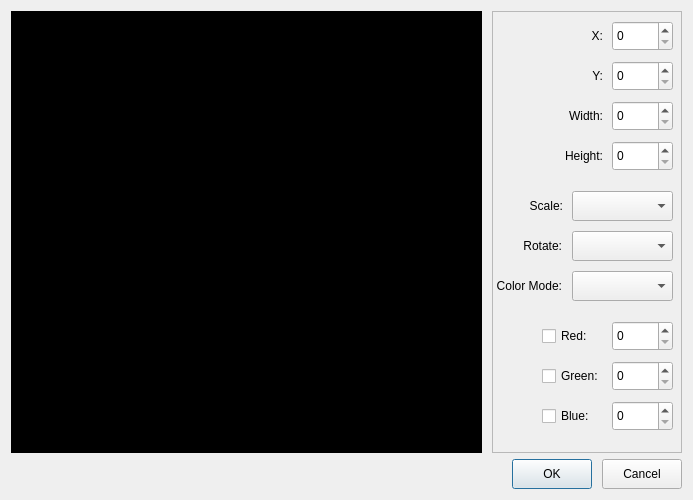
<?xml version="1.0" encoding="UTF-8"?>
<ui version="4.0">
 <class>PictureEditor</class>
 <widget class="QDialog" name="PictureEditor">
  <property name="geometry">
   <rect>
    <x>0</x>
    <y>0</y>
    <width>693</width>
    <height>500</height>
   </rect>
  </property>
  <property name="windowTitle">
   <string>Picture Editor</string>
  </property>
  <layout class="QVBoxLayout" name="verticalLayout">
   <item>
    <layout class="QHBoxLayout" name="layoutAttr">
     <property name="spacing">
      <number>10</number>
     </property>
     <item>
      <widget class="QScrollArea" name="scroll">
       <property name="palette">
        <palette>
         <active>
          <colorrole role="Base">
           <brush brushstyle="SolidPattern">
            <color alpha="255">
             <red>51</red>
             <green>51</green>
             <blue>51</blue>
            </color>
           </brush>
          </colorrole>
          <colorrole role="Window">
           <brush brushstyle="SolidPattern">
            <color alpha="255">
             <red>0</red>
             <green>0</green>
             <blue>0</blue>
            </color>
           </brush>
          </colorrole>
         </active>
         <inactive>
          <colorrole role="Base">
           <brush brushstyle="SolidPattern">
            <color alpha="255">
             <red>51</red>
             <green>51</green>
             <blue>51</blue>
            </color>
           </brush>
          </colorrole>
          <colorrole role="Window">
           <brush brushstyle="SolidPattern">
            <color alpha="255">
             <red>0</red>
             <green>0</green>
             <blue>0</blue>
            </color>
           </brush>
          </colorrole>
         </inactive>
         <disabled>
          <colorrole role="Base">
           <brush brushstyle="SolidPattern">
            <color alpha="255">
             <red>0</red>
             <green>0</green>
             <blue>0</blue>
            </color>
           </brush>
          </colorrole>
          <colorrole role="Window">
           <brush brushstyle="SolidPattern">
            <color alpha="255">
             <red>0</red>
             <green>0</green>
             <blue>0</blue>
            </color>
           </brush>
          </colorrole>
         </disabled>
        </palette>
       </property>
       <property name="frameShadow">
        <enum>QFrame::Plain</enum>
       </property>
       <property name="alignment">
        <set>Qt::AlignCenter</set>
       </property>
       <widget class="QWidget" name="picture">
        <property name="geometry">
         <rect>
          <x>203</x>
          <y>188</y>
          <width>64</width>
          <height>64</height>
         </rect>
        </property>
       </widget>
      </widget>
     </item>
     <item>
      <widget class="QFrame" name="attr">
       <property name="minimumSize">
        <size>
         <width>190</width>
         <height>0</height>
        </size>
       </property>
       <property name="frameShape">
        <enum>QFrame::StyledPanel</enum>
       </property>
       <widget class="QSpinBox" name="x">
        <property name="geometry">
         <rect>
          <x>120</x>
          <y>10</y>
          <width>61</width>
          <height>30</height>
         </rect>
        </property>
        <property name="maximum">
         <number>99999</number>
        </property>
       </widget>
       <widget class="QSpinBox" name="width">
        <property name="geometry">
         <rect>
          <x>120</x>
          <y>90</y>
          <width>61</width>
          <height>30</height>
         </rect>
        </property>
        <property name="maximum">
         <number>99999</number>
        </property>
       </widget>
       <widget class="QSpinBox" name="height">
        <property name="geometry">
         <rect>
          <x>120</x>
          <y>130</y>
          <width>61</width>
          <height>30</height>
         </rect>
        </property>
        <property name="maximum">
         <number>99999</number>
        </property>
       </widget>
       <widget class="QLabel" name="heightTag">
        <property name="geometry">
         <rect>
          <x>60</x>
          <y>130</y>
          <width>51</width>
          <height>30</height>
         </rect>
        </property>
        <property name="text">
         <string>Height:</string>
        </property>
        <property name="alignment">
         <set>Qt::AlignRight|Qt::AlignTrailing|Qt::AlignVCenter</set>
        </property>
       </widget>
       <widget class="QLabel" name="widthTag">
        <property name="geometry">
         <rect>
          <x>60</x>
          <y>90</y>
          <width>51</width>
          <height>30</height>
         </rect>
        </property>
        <property name="text">
         <string>Width:</string>
        </property>
        <property name="alignment">
         <set>Qt::AlignRight|Qt::AlignTrailing|Qt::AlignVCenter</set>
        </property>
       </widget>
       <widget class="QLabel" name="xTag">
        <property name="geometry">
         <rect>
          <x>60</x>
          <y>10</y>
          <width>51</width>
          <height>30</height>
         </rect>
        </property>
        <property name="text">
         <string>X:</string>
        </property>
        <property name="alignment">
         <set>Qt::AlignRight|Qt::AlignTrailing|Qt::AlignVCenter</set>
        </property>
       </widget>
       <widget class="QLabel" name="yTag">
        <property name="geometry">
         <rect>
          <x>60</x>
          <y>50</y>
          <width>51</width>
          <height>30</height>
         </rect>
        </property>
        <property name="text">
         <string>Y:</string>
        </property>
        <property name="alignment">
         <set>Qt::AlignRight|Qt::AlignTrailing|Qt::AlignVCenter</set>
        </property>
       </widget>
       <widget class="QSpinBox" name="y">
        <property name="geometry">
         <rect>
          <x>120</x>
          <y>50</y>
          <width>61</width>
          <height>30</height>
         </rect>
        </property>
        <property name="maximum">
         <number>99999</number>
        </property>
       </widget>
       <widget class="QSpinBox" name="red">
        <property name="geometry">
         <rect>
          <x>120</x>
          <y>310</y>
          <width>61</width>
          <height>30</height>
         </rect>
        </property>
        <property name="maximum">
         <number>99999</number>
        </property>
       </widget>
       <widget class="QCheckBox" name="redTag">
        <property name="geometry">
         <rect>
          <x>50</x>
          <y>310</y>
          <width>61</width>
          <height>30</height>
         </rect>
        </property>
        <property name="text">
         <string>Red:</string>
        </property>
       </widget>
       <widget class="QCheckBox" name="greenTag">
        <property name="geometry">
         <rect>
          <x>50</x>
          <y>350</y>
          <width>61</width>
          <height>30</height>
         </rect>
        </property>
        <property name="text">
         <string>Green:</string>
        </property>
       </widget>
       <widget class="QSpinBox" name="green">
        <property name="geometry">
         <rect>
          <x>120</x>
          <y>350</y>
          <width>61</width>
          <height>30</height>
         </rect>
        </property>
        <property name="maximum">
         <number>99999</number>
        </property>
       </widget>
       <widget class="QCheckBox" name="blueTag">
        <property name="geometry">
         <rect>
          <x>50</x>
          <y>390</y>
          <width>61</width>
          <height>30</height>
         </rect>
        </property>
        <property name="text">
         <string>Blue:</string>
        </property>
       </widget>
       <widget class="QSpinBox" name="blue">
        <property name="geometry">
         <rect>
          <x>120</x>
          <y>390</y>
          <width>61</width>
          <height>30</height>
         </rect>
        </property>
        <property name="maximum">
         <number>99999</number>
        </property>
       </widget>
       <widget class="QLabel" name="scaleTag">
        <property name="geometry">
         <rect>
          <x>20</x>
          <y>180</y>
          <width>51</width>
          <height>30</height>
         </rect>
        </property>
        <property name="text">
         <string>Scale:</string>
        </property>
        <property name="alignment">
         <set>Qt::AlignRight|Qt::AlignTrailing|Qt::AlignVCenter</set>
        </property>
       </widget>
       <widget class="QComboBox" name="scale">
        <property name="geometry">
         <rect>
          <x>80</x>
          <y>180</y>
          <width>101</width>
          <height>30</height>
         </rect>
        </property>
       </widget>
       <widget class="QComboBox" name="rotate">
        <property name="geometry">
         <rect>
          <x>80</x>
          <y>220</y>
          <width>101</width>
          <height>30</height>
         </rect>
        </property>
       </widget>
       <widget class="QLabel" name="rotateTag">
        <property name="geometry">
         <rect>
          <x>0</x>
          <y>220</y>
          <width>70</width>
          <height>30</height>
         </rect>
        </property>
        <property name="text">
         <string>Rotate:</string>
        </property>
        <property name="alignment">
         <set>Qt::AlignRight|Qt::AlignTrailing|Qt::AlignVCenter</set>
        </property>
       </widget>
       <widget class="QComboBox" name="mode">
        <property name="geometry">
         <rect>
          <x>80</x>
          <y>260</y>
          <width>101</width>
          <height>30</height>
         </rect>
        </property>
       </widget>
       <widget class="QLabel" name="modeTag">
        <property name="geometry">
         <rect>
          <x>0</x>
          <y>260</y>
          <width>70</width>
          <height>30</height>
         </rect>
        </property>
        <property name="text">
         <string>Color Mode:</string>
        </property>
        <property name="alignment">
         <set>Qt::AlignRight|Qt::AlignTrailing|Qt::AlignVCenter</set>
        </property>
       </widget>
      </widget>
     </item>
    </layout>
   </item>
   <item>
    <layout class="QHBoxLayout" name="layoutQuit">
     <property name="spacing">
      <number>10</number>
     </property>
     <item>
      <spacer name="horizontalSpacer">
       <property name="orientation">
        <enum>Qt::Horizontal</enum>
       </property>
       <property name="sizeHint" stdset="0">
        <size>
         <width>40</width>
         <height>20</height>
        </size>
       </property>
      </spacer>
     </item>
     <item>
      <widget class="QPushButton" name="ok">
       <property name="minimumSize">
        <size>
         <width>0</width>
         <height>30</height>
        </size>
       </property>
       <property name="text">
        <string>OK</string>
       </property>
       <property name="default">
        <bool>true</bool>
       </property>
      </widget>
     </item>
     <item>
      <widget class="QPushButton" name="cancel">
       <property name="minimumSize">
        <size>
         <width>0</width>
         <height>30</height>
        </size>
       </property>
       <property name="text">
        <string>Cancel</string>
       </property>
      </widget>
     </item>
    </layout>
   </item>
  </layout>
 </widget>
 <resources/>
 <connections/>
</ui>
